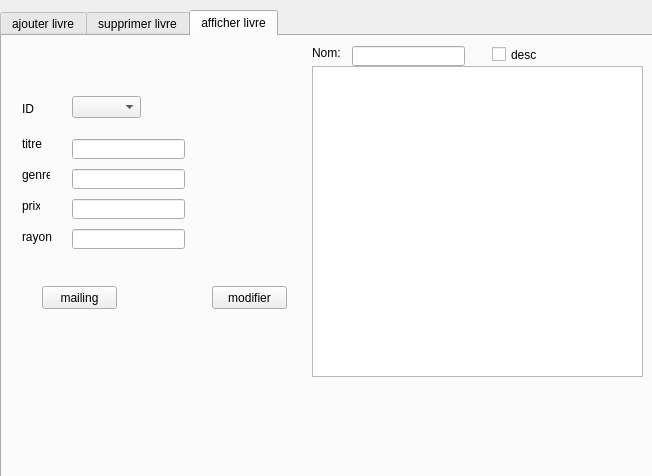
<?xml version="1.0" encoding="UTF-8"?>
<ui version="4.0">
 <class>gestion_livre</class>
 <widget class="QDialog" name="gestion_livre">
  <property name="geometry">
   <rect>
    <x>0</x>
    <y>0</y>
    <width>652</width>
    <height>476</height>
   </rect>
  </property>
  <property name="windowTitle">
   <string>Dialog</string>
  </property>
  <widget class="QTabWidget" name="tabWidget">
   <property name="geometry">
    <rect>
     <x>0</x>
     <y>10</y>
     <width>700</width>
     <height>500</height>
    </rect>
   </property>
   <property name="currentIndex">
    <number>2</number>
   </property>
   <widget class="QWidget" name="tab">
    <attribute name="title">
     <string>ajouter livre</string>
    </attribute>
    <widget class="QLabel" name="label">
     <property name="geometry">
      <rect>
       <x>50</x>
       <y>70</y>
       <width>16</width>
       <height>16</height>
      </rect>
     </property>
     <property name="styleSheet">
      <string notr="true">font: 75 10pt &quot;MS Shell Dlg 2&quot;;
font: 75 8pt &quot;MS Shell Dlg 2&quot;;</string>
     </property>
     <property name="text">
      <string>ID</string>
     </property>
    </widget>
    <widget class="QLabel" name="label_2">
     <property name="geometry">
      <rect>
       <x>50</x>
       <y>107</y>
       <width>20</width>
       <height>16</height>
      </rect>
     </property>
     <property name="text">
      <string>titre</string>
     </property>
    </widget>
    <widget class="QLabel" name="label_3">
     <property name="geometry">
      <rect>
       <x>50</x>
       <y>138</y>
       <width>28</width>
       <height>16</height>
      </rect>
     </property>
     <property name="text">
      <string>genre</string>
     </property>
    </widget>
    <widget class="QLabel" name="label_4">
     <property name="geometry">
      <rect>
       <x>50</x>
       <y>169</y>
       <width>18</width>
       <height>16</height>
      </rect>
     </property>
     <property name="text">
      <string>prix</string>
     </property>
    </widget>
    <widget class="QLabel" name="label_5">
     <property name="geometry">
      <rect>
       <x>50</x>
       <y>200</y>
       <width>32</width>
       <height>16</height>
      </rect>
     </property>
     <property name="text">
      <string>rayon</string>
     </property>
    </widget>
    <widget class="QLineEdit" name="lineEdit_id">
     <property name="geometry">
      <rect>
       <x>100</x>
       <y>70</y>
       <width>113</width>
       <height>20</height>
      </rect>
     </property>
    </widget>
    <widget class="QLineEdit" name="lineEdit_titre">
     <property name="geometry">
      <rect>
       <x>100</x>
       <y>110</y>
       <width>113</width>
       <height>20</height>
      </rect>
     </property>
    </widget>
    <widget class="QLineEdit" name="lineEdit_genre">
     <property name="geometry">
      <rect>
       <x>100</x>
       <y>140</y>
       <width>113</width>
       <height>20</height>
      </rect>
     </property>
    </widget>
    <widget class="QLineEdit" name="lineEdit_prix">
     <property name="geometry">
      <rect>
       <x>100</x>
       <y>170</y>
       <width>113</width>
       <height>20</height>
      </rect>
     </property>
    </widget>
    <widget class="QLineEdit" name="lineEdit_rayon">
     <property name="geometry">
      <rect>
       <x>100</x>
       <y>200</y>
       <width>113</width>
       <height>20</height>
      </rect>
     </property>
    </widget>
    <widget class="QPushButton" name="ajouter_pushButton">
     <property name="geometry">
      <rect>
       <x>240</x>
       <y>280</y>
       <width>75</width>
       <height>23</height>
      </rect>
     </property>
     <property name="text">
      <string>ajouter</string>
     </property>
    </widget>
   </widget>
   <widget class="QWidget" name="tab_4">
    <attribute name="title">
     <string>supprimer livre</string>
    </attribute>
    <widget class="QLineEdit" name="lineEdit_7">
     <property name="geometry">
      <rect>
       <x>80</x>
       <y>70</y>
       <width>113</width>
       <height>20</height>
      </rect>
     </property>
    </widget>
    <widget class="QPushButton" name="supprimer_pushButton">
     <property name="geometry">
      <rect>
       <x>240</x>
       <y>260</y>
       <width>75</width>
       <height>23</height>
      </rect>
     </property>
     <property name="text">
      <string>supprimer</string>
     </property>
    </widget>
    <widget class="QLabel" name="label_7">
     <property name="geometry">
      <rect>
       <x>50</x>
       <y>70</y>
       <width>32</width>
       <height>25</height>
      </rect>
     </property>
     <property name="text">
      <string>ID</string>
     </property>
    </widget>
   </widget>
   <widget class="QWidget" name="tab_3">
    <attribute name="title">
     <string>afficher livre</string>
    </attribute>
    <widget class="QTableView" name="tablivre">
     <property name="geometry">
      <rect>
       <x>310</x>
       <y>30</y>
       <width>331</width>
       <height>311</height>
      </rect>
     </property>
    </widget>
    <widget class="QLabel" name="label_6">
     <property name="geometry">
      <rect>
       <x>20</x>
       <y>60</y>
       <width>32</width>
       <height>25</height>
      </rect>
     </property>
     <property name="text">
      <string>ID</string>
     </property>
    </widget>
    <widget class="QPushButton" name="modifier_pushButton">
     <property name="geometry">
      <rect>
       <x>210</x>
       <y>250</y>
       <width>75</width>
       <height>23</height>
      </rect>
     </property>
     <property name="text">
      <string>modifier</string>
     </property>
    </widget>
    <widget class="QComboBox" name="comboBox_L">
     <property name="geometry">
      <rect>
       <x>70</x>
       <y>60</y>
       <width>69</width>
       <height>22</height>
      </rect>
     </property>
    </widget>
    <widget class="QLineEdit" name="lineEdit_rayon_2">
     <property name="geometry">
      <rect>
       <x>70</x>
       <y>193</y>
       <width>113</width>
       <height>20</height>
      </rect>
     </property>
    </widget>
    <widget class="QLineEdit" name="lineEdit_genre_2">
     <property name="geometry">
      <rect>
       <x>70</x>
       <y>133</y>
       <width>113</width>
       <height>20</height>
      </rect>
     </property>
    </widget>
    <widget class="QLabel" name="label_8">
     <property name="geometry">
      <rect>
       <x>20</x>
       <y>162</y>
       <width>18</width>
       <height>16</height>
      </rect>
     </property>
     <property name="text">
      <string>prix</string>
     </property>
    </widget>
    <widget class="QLabel" name="label_9">
     <property name="geometry">
      <rect>
       <x>20</x>
       <y>131</y>
       <width>28</width>
       <height>16</height>
      </rect>
     </property>
     <property name="text">
      <string>genre</string>
     </property>
    </widget>
    <widget class="QLabel" name="label_10">
     <property name="geometry">
      <rect>
       <x>20</x>
       <y>100</y>
       <width>20</width>
       <height>16</height>
      </rect>
     </property>
     <property name="text">
      <string>titre</string>
     </property>
    </widget>
    <widget class="QLabel" name="label_11">
     <property name="geometry">
      <rect>
       <x>20</x>
       <y>193</y>
       <width>32</width>
       <height>16</height>
      </rect>
     </property>
     <property name="text">
      <string>rayon</string>
     </property>
    </widget>
    <widget class="QLineEdit" name="lineEdit_prix_2">
     <property name="geometry">
      <rect>
       <x>70</x>
       <y>163</y>
       <width>113</width>
       <height>20</height>
      </rect>
     </property>
    </widget>
    <widget class="QLineEdit" name="lineEdit_titre_2">
     <property name="geometry">
      <rect>
       <x>70</x>
       <y>103</y>
       <width>113</width>
       <height>20</height>
      </rect>
     </property>
    </widget>
    <widget class="QCheckBox" name="checkBox">
     <property name="geometry">
      <rect>
       <x>490</x>
       <y>10</y>
       <width>70</width>
       <height>17</height>
      </rect>
     </property>
     <property name="text">
      <string>desc</string>
     </property>
    </widget>
    <widget class="QLineEdit" name="lineEdit">
     <property name="geometry">
      <rect>
       <x>350</x>
       <y>10</y>
       <width>113</width>
       <height>20</height>
      </rect>
     </property>
    </widget>
    <widget class="QLabel" name="label_12">
     <property name="geometry">
      <rect>
       <x>310</x>
       <y>10</y>
       <width>47</width>
       <height>13</height>
      </rect>
     </property>
     <property name="text">
      <string>Nom:</string>
     </property>
    </widget>
    <widget class="QPushButton" name="mail_pushButton">
     <property name="geometry">
      <rect>
       <x>40</x>
       <y>250</y>
       <width>75</width>
       <height>23</height>
      </rect>
     </property>
     <property name="text">
      <string>mailing</string>
     </property>
    </widget>
   </widget>
  </widget>
 </widget>
 <resources/>
 <connections/>
</ui>
